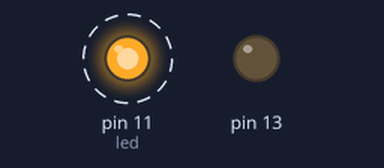
A sketch run on a simulated Arduino Uno, built with avr-gcc and run on an emulated ATmega328P. On the bench: output pins drawn as LEDs (lit = HIGH). Dashed ring = blinking.

Above: at 0.02 s.
Timing chart, 0 to 3.0 s (numbered marks = the images above):
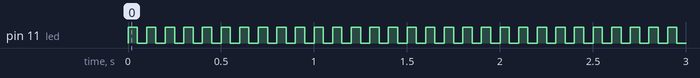

Measured:
- by itself, pin 11 (led): alternates HIGH for 0.05 s and LOW for 0.05 s

The sketch:

buzzer_led.ino
```cpp
int buzzer = 13;
int led = 11;
void setup() {
  // put your setup code here, to run once:
pinMode(13,OUTPUT);
pinMode(11,OUTPUT);
}

void loop() {
  // put your main code here, to run repeatedly:
digitalWrite(led,HIGH);
delay(50);
digitalWrite(led,LOW);
delay(50);
digitalWrite(led,HIGH);
delay(50);
digitalWrite(led,LOW);
delay(50);
digitalWrite(led,HIGH);


}
```
